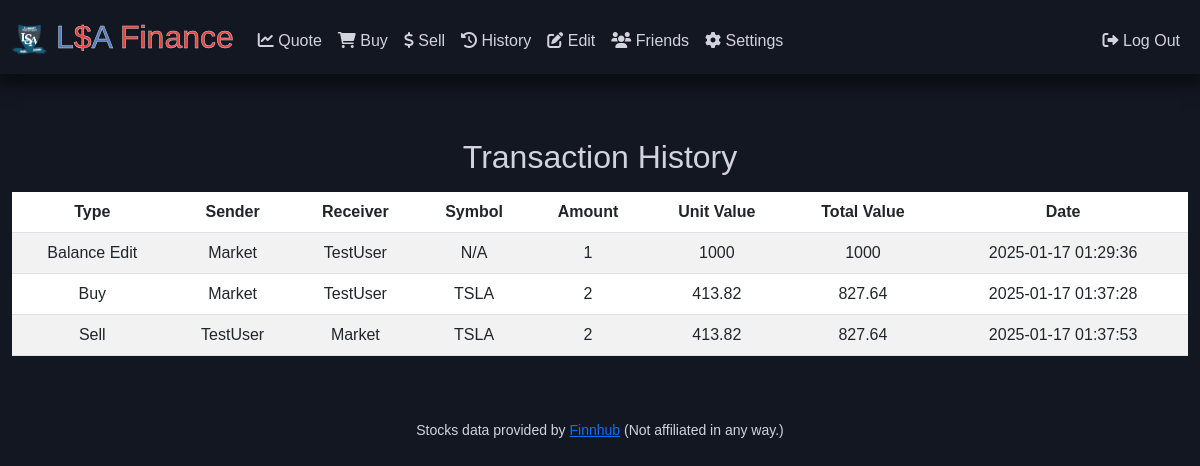
The app's page /history (signed in) with its own data.
### tables this page shows
CREATE TABLE history (
        id INTEGER PRIMARY KEY AUTOINCREMENT,
        type TEXT,
        sender_id INTEGER NOT NULL,
        receiver_id INTEGER NOT NULL,
        symbol TEXT NOT NULL,
        amount NUMERIC NOT NULL,
        unit_value NUMERIC NOT NULL,
        total_value NUMERIC NOT NULL,
        date_time TIMESTAMP DEFAULT CURRENT_TIMESTAMP,
        FOREIGN KEY (sender_id) REFERENCES users(id)
        FOREIGN KEY (receiver_id) REFERENCES users(id)
    );

CREATE TABLE users (
        id INTEGER PRIMARY KEY AUTOINCREMENT,
        first_name TEXT NOT NULL,
        last_name TEXT NOT NULL,
        username TEXT NOT NULL UNIQUE,
        hashed_password TEXT NOT NULL UNIQUE
    );

### app.py (the view)
@app.route("/history")
@login_required
@using_database
def history(connected):
    db = connected.cursor()
    history = db.execute("SELECT type, sender_id, receiver_id, symbol, amount, unit_value, total_value, date_time FROM history WHERE sender_id = ? OR receiver_id = ?", (session["user_id"], session["user_id"])).fetchall()
    for i, event in enumerate(history):
        event = list(event)
        sender_username = db.execute("SELECT username FROM users WHERE id = ?", [event[1]]).fetchone()
        receiver_username = db.execute("SELECT username FROM users WHERE id = ?", [event[2]]).fetchone()
        event[1] = sender_username[0]
        event[2] = receiver_username[0]
        history[i] = event  # Assign the modified list back to the history list
    return render_template("history.html", history=history)

### helpers.py (called while the page is built)
def login_required(f):
    @wraps(f)
    def decorated_function(*args, **kwargs):
        if "user_id" not in session or session["user_id"] is None:
            return redirect("/login")
        return f(*args, **kwargs)
    return decorated_function

def using_database(function):
    @wraps(function)
    def decorated_function(*args, **kwargs):
        def get_db():
            if 'db' not in g:
                g.db = sqlite3.connect('database.db')
            return g.db
        def close_db(e=None):
            db = g.pop('db', None)
            if db is not None:
                db.close()
        db = get_db()
        try:
            return function(db, *args, **kwargs)
        finally:
            close_db()
    return decorated_function

### templates/history.html (shortened to what this page needs)
{% extends "layout.html" %}
{% block main %}
    <p><h2>Transaction History</h2></p>
    <table class="table table-striped">
        <thead>
            <tr>
                <th scope="col">Type</th>
                <th scope="col">Sender</th>
                <th scope="col">Receiver</th>
                <th scope="col">Symbol</th>
                <th scope="col">Amount</th>
                <th scope="col">Unit Value</th>
                <th scope="col">Total Value</th>
                <th scope="col">Date</th>
            </tr>
        </thead>
        <tbody>
            {% for event in history %}
                <tr>
                    {% for element in event %}
                    <td>{{ element }}</td>
                    {% endfor %}
                </tr>
            {% endfor %}
        </tbody>
    </table>
{% endblock %}

### templates/layout.html (shortened to what this page needs)
<!DOCTYPE html>
<html lang="en">
    <head>
        <link rel="stylesheet" href="https://cdnjs.cloudflare.com/ajax/libs/font-awesome/6.0.0-beta3/css/all.min.css">
        <link href="https://cdn.jsdelivr.net/npm/bootstrap@5.3.0-alpha1/dist/css/bootstrap.min.css" rel="stylesheet">
        <link href="/static/styles.css" rel="stylesheet">
    </head>
    <body>
        <nav class="navbar navbar-expand-md">
            <div class="container-fluid">
                <a class="navbar-brand contour-text" href="/home"><img src="../static/lsa_logo.png" alt="LSA_Logo" width="35" height="35"> <span class="blue">L</span><span class="red">$</span><span class="blue">A</span> <span class="red">Finance</span></a>
                <div class="collapse navbar-collapse" id="navbar">
                    {% if session["user_id"] %}
                        <ul class="navbar-nav me-auto mt-2">
                            <li class="nav-item"><a class="nav-link" href="/quote"><i class="fas fa-chart-line"></i> Quote</a></li>
                            <li class="nav-item"><a class="nav-link" href="/buy"><i class="fas fa-shopping-cart"></i> Buy</a></li>
                            <li class="nav-item"><a class="nav-link" href="/sell"><i class="fas fa-dollar-sign"></i> Sell</a></li>
                            <li class="nav-item"><a class="nav-link" href="/history"><i class="fas fa-history"></i> History</a></li>
                            <li class="nav-item"><a class="nav-link" href="/edit"><i class="fas fa-edit"></i> Edit</a></li>
                            <li class="nav-item"><a class="nav-link" href="/friends"><i class="fas fa-users"></i> Friends</a></li>
                            <li class="nav-item"><a class="nav-link" href="/settings"><i class="fas fa-cog"></i> Settings</a></li>
                        </ul>
                        <ul class="navbar-nav ms-auto mt-2">
                            <li class="nav-item"><a class="nav-link" href="/logout"><i class="fa-solid fa-right-from-bracket"></i> Log Out</a></li>
                        </ul>
                    {% else %}
                        <ul class="navbar-nav ms-auto mt-2">
                            <li class="nav-item"><a class="nav-link" href="/register">Register</a></li>
                            <li class="nav-item"><a class="nav-link" href="/login">Log In</a></li>
                        </ul>
                    {% endif %}
                </div>
            </div>
        </nav>
        <main class="container-fluid py-5 text-center">
            {% block main %}{% endblock %}
        </main>
        <footer class="mb-5 small text-center">
            Stocks data provided by <a href="https://https://finnhub.io">Finnhub</a> (Not affiliated in any way.)
        </footer>
    </body>
</html>

### static/styles.css (style rules this page uses)
nav .navbar-brand { font-size: xx-large; }
nav .navbar-brand .blue { color: #537fbe; }
nav .navbar-brand .red { color: #ea433b; }
body { background-color: #131722; color: #d1d4dc; font-family: Arial, sans-serif; margin: 0; padding: 0; }
.navbar { box-shadow: 0 8px 16px 4px rgba(0, 0, 0, 0.5); }
.contour-text { -webkit-text-stroke: 0.5px #d1d4dc; }
.nav-link { color: #d1d4dc; }
.table { color: #d1d4dc; }

### records on screen
history: type "Balance Edit", symbol "N/A", unit_value "1000", total_value "1000", date_time "2025-01-17 01:29:36"
users: username "Market"
users: username "TestUser"
history: type "Buy", symbol "TSLA", unit_value "413.82", total_value "827.64", date_time "2025-01-17 01:37:28"
history: type "Sell", symbol "TSLA", unit_value "413.82", total_value "827.64", date_time "2025-01-17 01:37:53"

### other values on screen
{{ element }} "1" "2" "2"
